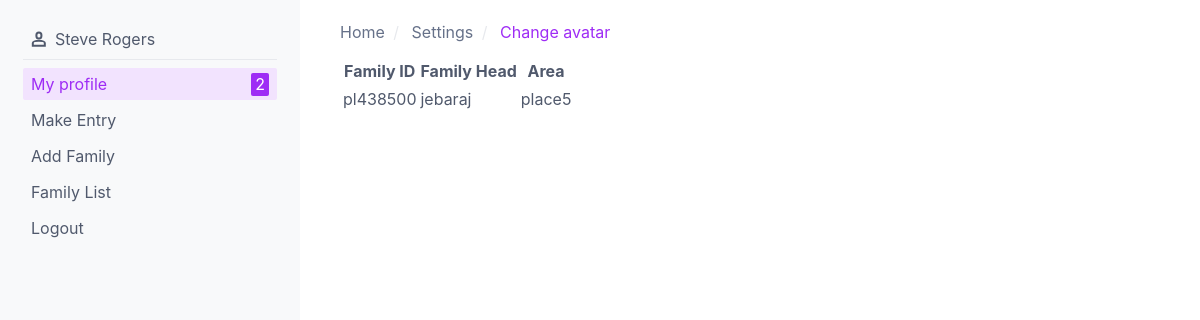
Before: /list_family.php with the older database file.
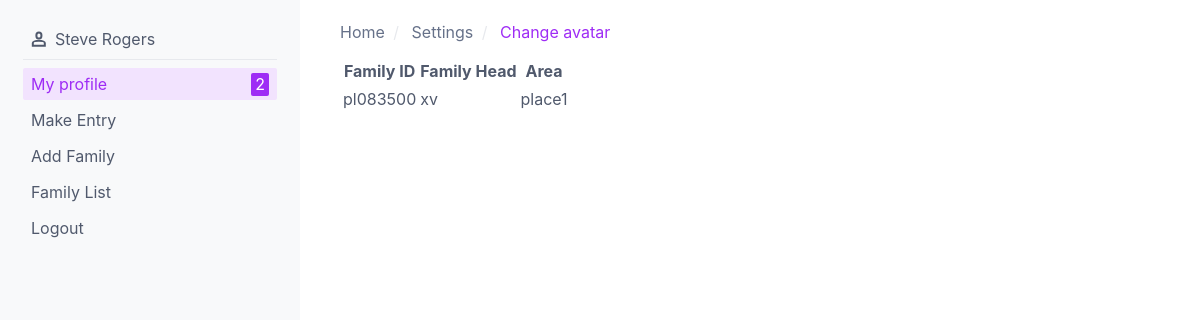
After: the same page with the newer database file.
### tables this page shows
CREATE TABLE "family_list" (
	"id"	INTEGER NOT NULL PRIMARY KEY AUTOINCREMENT UNIQUE,
	"family_id"	TEXT NOT NULL UNIQUE,
	"phone"	TEXT,
	"place"	TEXT NOT NULL,
	"address"	TEXT,
	"family_head"	TEXT NOT NULL,
	"family_type"	TEXT DEFAULT 1,
	"head_id"	INTEGER,
	FOREIGN KEY("family_id") REFERENCES "family_list"("family_id")
);

### www/list_family.php (the view)
<?php
include('header.php');
include('sidebar.php');
include('breadcrumb.php');
include('db_info.php');
$results = $db->query("SELECT * from family_list ");
?>
<table>
	<tr>
		<th>Family ID</th>
		<th>Family Head </th>
		<th>Area</th>
	</tr>
<?php
while ($row = $results->fetchArray()) {
    echo '<tr>'.
    		'<td>'.$row['family_id'].'</td><td>'.$row['family_head'].'</td><td>'.$row['place'].'</td>'.
    	 '<tr>';
}
?>
</table>
<?php
include('footer.php');
?>

### www/header.php (shortened to what this page needs)
<!DOCTYPE html>
<html>
<head>
    <link rel="stylesheet" type="text/css" media="screen" href="css/style.css" charset="utf-8"/>
    <link rel="stylesheet" type="text/css" media="screen" href="css/spectre.css" charset="utf-8"/>
    <link rel="stylesheet" type="text/css" media="screen" href="css/spectre-exp.css" charset="utf-8"/>
    <link rel="stylesheet" type="text/css" media="screen" href="css/spectre-icons.css" charset="utf-8"/>
    <body>

### www/sidebar.php (shortened to what this page needs)
<div class="off-canvas off-canvas-sidebar-show">
  <div id="sidebar-id" class="off-canvas-sidebar">
<ul class="menu">
                  <li class="menu-item">
                    <div class="tile tile-centered">
                      <div class="tile-icon"><i class="icon icon-people"></i></div>
                      <div class="tile-content">Steve Rogers</div>
                    </div>
                  </li>
                  <li class="divider"></li>
                  <li class="menu-item">
                    <div class="menu-badge">
                      <label class="label label-primary">2</label>
                    </div><a class="active" >My profile</a>
                  </li>
                  <li class="menu-item"><a href="data_entry.php">Make Entry  </a></li>
<li class="menu-item"><a href="add_family.php">Add Family</a></li>
<li class="menu-item"><a href="list_family.php">Family List</a></li>
<li class="menu-item"><a href="index.php">Logout</a></li>
                </ul>
  </div>
  <div class="off-canvas-content">

### www/breadcrumb.php
<ul class="breadcrumb">
  <li class="breadcrumb-item">
    <a href="#">Home</a>
  </li>
  <li class="breadcrumb-item">
    <a href="#">Settings</a>
  </li>
  <li class="breadcrumb-item">
    <a href="#">Change avatar</a>
  </li>
</ul>

### www/footer.php
  </div>
</div>
</body>
</html>

### www/css/style.css (style rules this page uses)
html, body { height: 100%; }
body { display: flex; align-items: center; }

### www/css/spectre.css (style rules this page uses)
html { font-family: sans-serif; -ms-text-size-adjust: 100%; -webkit-text-size-adjust: 100%; }
body { margin: 0; }
a { background-color: transparent; -webkit-text-decoration-skip: objects; }
*, *::before, *::after { box-sizing: inherit; }
html { box-sizing: border-box; font-size: 20px; line-height: 1.5; -webkit-tap-highlight-color: transparent; }
body { background: #fff; color: #50596c; font-family: -apple-system, system-ui, BlinkMacSystemFont, "Segoe UI", Roboto, "Helvetica Neue", sans-serif; font-size: 0.8rem; overflow-x: hidden; text-rendering: optimizeLegibility; }
a { color: #9e2cf5; outline: none; text-decoration: none; }
a:focus, a:hover, a:active, a.active { color: #860be3; text-decoration: underline; }
a, ins, u { text-decoration-skip: ink edges; }
ul, ol { margin: 0.8rem 0 0.8rem 0.8rem; padding: 0; }
ul li, ol li { margin-top: 0.4rem; }
ul { list-style: disc inside; }
.label { border-radius: 0.1rem; line-height: 1.2; padding: 0.1rem 0.2rem; background: #f0f1f4; color: #5b657a; display: inline-block; }
.label.label-primary { background: #9e2cf5; color: #fff; }
.breadcrumb { list-style: none; margin: 0.2rem 0; padding: 0.2rem 0; }
.breadcrumb .breadcrumb-item { color: #667189; display: inline-block; margin: 0; padding: 0.2rem 0; }
.breadcrumb .breadcrumb-item:not(:last-child) { margin-right: 0.2rem; }
.breadcrumb .breadcrumb-item:not(:last-child) a { color: #667189; }
.breadcrumb .breadcrumb-item:not(:first-child)::before { color: #e7e9ed; content: "/"; padding-right: 0.4rem; }
.menu { border-radius: 0.1rem; list-style: none; margin: 0; min-width: 180px; padding: 0.4rem; transform: translateY(0.2rem); z-index: 300; }
.menu .menu-item { margin-top: 0; padding: 0 0.4rem; text-decoration: none; user-select: none; }
.menu .menu-item > a { border-radius: 0.1rem; color: inherit; display: block; margin: 0 -0.4rem; padding: 0.2rem 0.4rem; text-decoration: none; }
.menu .menu-item > a:active, .menu .menu-item > a.active { background: #f2e3fe; color: #9e2cf5; }
.menu .menu-item + .menu-item { margin-top: 0.2rem; }
.menu .menu-badge { float: right; padding: 0.2rem 0; }
.tile { align-content: space-between; align-items: flex-start; display: flex; }
.tile .tile-icon, .tile .tile-action { flex: 0 0 auto; }
.tile .tile-content { flex: 1 1 auto; }
.tile .tile-content:not(:first-child) { padding-left: 0.4rem; }
.tile.tile-centered { align-items: center; }
.tile.tile-centered .tile-content { overflow: hidden; }
.divider, .divider-vert { display: block; position: relative; }
.divider { border-top: 0.05rem solid #e7e9ed; height: 0.05rem; margin: 0.4rem 0; }

### www/css/spectre-exp.css (style rules this page uses)
.off-canvas { display: flex; flex-flow: nowrap; height: 100%; position: relative; width: 100%; }
.off-canvas .off-canvas-sidebar { background: #f8f9fa; bottom: 0; min-width: 15rem; overflow-y: auto; position: fixed; top: 0; transition: transform 0.25s ease; z-index: 200; padding: 15px; left: 0; transform: translateX(-100%); }
.off-canvas .off-canvas-content { flex: 1 1 auto; height: 100%; padding: 0.4rem 2rem 0.4rem 2rem; }
@media (min-width: 960px) { .off-canvas.off-canvas-sidebar-show .off-canvas-sidebar { flex: 0 0 auto; position: relative; transform: none; } }

Changed rows visible on the page:
removed family_list: family "pl438500", family_head "jebaraj", place "place5"
added family_list: family "pl083500", family_head "xv", place "place1"
